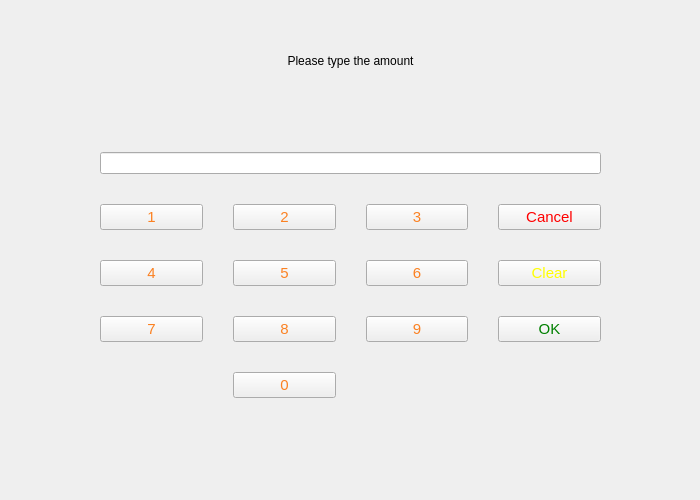
<?xml version="1.0" encoding="UTF-8"?>
<ui version="4.0">
 <class>DepositPage</class>
 <widget class="QWidget" name="DepositPage">
  <property name="geometry">
   <rect>
    <x>0</x>
    <y>0</y>
    <width>700</width>
    <height>500</height>
   </rect>
  </property>
  <property name="windowTitle">
   <string>Form</string>
  </property>
  <widget class="QStackedWidget" name="stackedWidget">
   <property name="geometry">
    <rect>
     <x>0</x>
     <y>0</y>
     <width>700</width>
     <height>500</height>
    </rect>
   </property>
   <widget class="QWidget" name="page">
    <widget class="QStackedWidget" name="stackedWidget_2">
     <property name="geometry">
      <rect>
       <x>0</x>
       <y>0</y>
       <width>700</width>
       <height>500</height>
      </rect>
     </property>
     <widget class="QWidget" name="TypeAmountPage_2">
      <widget class="QLabel" name="lblTypeAmount">
       <property name="geometry">
        <rect>
         <x>110</x>
         <y>40</y>
         <width>481</width>
         <height>41</height>
        </rect>
       </property>
       <property name="text">
        <string>Please type the amount</string>
       </property>
       <property name="alignment">
        <set>Qt::AlignCenter</set>
       </property>
      </widget>
      <widget class="QWidget" name="verticalLayoutWidget_3">
       <property name="geometry">
        <rect>
         <x>0</x>
         <y>0</y>
         <width>701</width>
         <height>501</height>
        </rect>
       </property>
       <layout class="QVBoxLayout" name="verticalLayout_4">
        <item>
         <layout class="QGridLayout" name="gridLayout_4">
          <property name="sizeConstraint">
           <enum>QLayout::SetDefaultConstraint</enum>
          </property>
          <property name="leftMargin">
           <number>100</number>
          </property>
          <property name="topMargin">
           <number>100</number>
          </property>
          <property name="rightMargin">
           <number>100</number>
          </property>
          <property name="bottomMargin">
           <number>50</number>
          </property>
          <property name="spacing">
           <number>30</number>
          </property>
          <item row="3" column="0">
           <widget class="QPushButton" name="ValButton7">
            <property name="styleSheet">
             <string notr="true">QPushButton{
font-size:15px;
color: #FB8122;
}</string>
            </property>
            <property name="text">
             <string>7</string>
            </property>
           </widget>
          </item>
          <item row="1" column="2">
           <widget class="QPushButton" name="ValButton3">
            <property name="styleSheet">
             <string notr="true">QPushButton{
font-size:15px;
color: #FB8122;
}</string>
            </property>
            <property name="text">
             <string>3</string>
            </property>
           </widget>
          </item>
          <item row="3" column="2">
           <widget class="QPushButton" name="ValButton9">
            <property name="styleSheet">
             <string notr="true">QPushButton{
font-size:15px;
color: #FB8122;
}</string>
            </property>
            <property name="text">
             <string>9</string>
            </property>
           </widget>
          </item>
          <item row="3" column="1">
           <widget class="QPushButton" name="ValButton8">
            <property name="styleSheet">
             <string notr="true">QPushButton{
font-size:15px;
color: #FB8122;
}</string>
            </property>
            <property name="text">
             <string>8</string>
            </property>
           </widget>
          </item>
          <item row="2" column="1">
           <widget class="QPushButton" name="ValButton5">
            <property name="styleSheet">
             <string notr="true">QPushButton{
font-size:15px;
color: #FB8122;
}</string>
            </property>
            <property name="text">
             <string>5</string>
            </property>
           </widget>
          </item>
          <item row="2" column="0">
           <widget class="QPushButton" name="ValButton4">
            <property name="styleSheet">
             <string notr="true">QPushButton{
font-size:15px;
color: #FB8122;
}</string>
            </property>
            <property name="text">
             <string>4</string>
            </property>
           </widget>
          </item>
          <item row="4" column="1">
           <widget class="QPushButton" name="ValButton0">
            <property name="styleSheet">
             <string notr="true">QPushButton{
font-size:15px;
color: #FB8122;
}</string>
            </property>
            <property name="text">
             <string>0</string>
            </property>
           </widget>
          </item>
          <item row="2" column="2">
           <widget class="QPushButton" name="ValButton6">
            <property name="styleSheet">
             <string notr="true">QPushButton{
font-size:15px;
color: #FB8122;
}</string>
            </property>
            <property name="text">
             <string>6</string>
            </property>
           </widget>
          </item>
          <item row="1" column="0">
           <widget class="QPushButton" name="ValButton1">
            <property name="styleSheet">
             <string notr="true">QPushButton{
font-size:15px;
color: #FB8122;
}</string>
            </property>
            <property name="text">
             <string>1</string>
            </property>
           </widget>
          </item>
          <item row="1" column="1">
           <widget class="QPushButton" name="ValButton2">
            <property name="styleSheet">
             <string notr="true">QPushButton{
font-size:15px;
color: #FB8122;
}</string>
            </property>
            <property name="text">
             <string>2</string>
            </property>
           </widget>
          </item>
          <item row="1" column="3">
           <widget class="QPushButton" name="ValButtonCancel">
            <property name="styleSheet">
             <string notr="true">QPushButton{
color:#FF0000;
font-size:15px;
}</string>
            </property>
            <property name="text">
             <string>Cancel</string>
            </property>
           </widget>
          </item>
          <item row="2" column="3">
           <widget class="QPushButton" name="ValButtonClear">
            <property name="styleSheet">
             <string notr="true">QPushButton{
color:#FFFF00;
font-size:15px;
}</string>
            </property>
            <property name="text">
             <string>Clear</string>
            </property>
           </widget>
          </item>
          <item row="3" column="3">
           <widget class="QPushButton" name="ValButtonOk">
            <property name="styleSheet">
             <string notr="true">QPushButton{
color:#008000;
font-size:15px;
}</string>
            </property>
            <property name="text">
             <string>OK</string>
            </property>
           </widget>
          </item>
          <item row="0" column="0" colspan="4">
           <widget class="QLineEdit" name="LEDisplay">
            <property name="alignment">
             <set>Qt::AlignRight|Qt::AlignTrailing|Qt::AlignVCenter</set>
            </property>
           </widget>
          </item>
         </layout>
        </item>
       </layout>
      </widget>
     </widget>
     <widget class="QWidget" name="page_3"/>
    </widget>
   </widget>
   <widget class="QWidget" name="page_2"/>
  </widget>
 </widget>
 <resources/>
 <connections/>
</ui>
